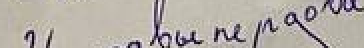
#> input picture train/img_0000_frag_0000.png, 182 x 24 px (shown 2 times larger); its folder holds only this picture in this run
$ python preproc.py
#> lines starting #> are read from the running program, lines starting #| are printed output that depends on the picture; after the words box and inside, x2 and y2 are one past the last pixel; in counts of white or black regions, pixels touching at a corner belong together
from PIL import Image, ImageOps, ImageEnhance, ImageFilter
import os
import numpy as np


def preprocess_images(
        input_folder: str,
        output_folder: str,
        resize: tuple = None,
        grayscale: bool = False,
        contrast: float = 1.0,
        brightness: float = 1.0,
        sharpness: float = 1.0,
        border: int = 0,
        threshold: int = -1,
        denoise: bool = False,
        filename_prefix: str = 'prep_'
):
    """
    Предобрабатывает изображения в папке с заданными параметрами

    Параметры:
    input_folder - папка с исходными изображениями
    output_folder - папка для сохранения обработанных изображений
    resize - новый размер (ширина, высота) или None
    grayscale - конвертировать в оттенки серого (True/False)
    contrast - коэффициент контрастности (0.0-3.0)
    brightness - коэффициент яркости (0.0-3.0)
    sharpness - коэффициент резкости (0.0-3.0)
    border - размер белой рамки в пикселях
    threshold - порог бинаризации (0-255), -1 = не применять
    denoise - применять удаление шумов (True/False)
    filename_prefix - префикс для имен новых файлов
    """
#> called with input_folder = 'train', output_folder = 'train_prep', grayscale = True, contrast = 1.5, brightness = 1.4, sharpness = 2, border = 16, threshold = 180
    # Создаем папку для результатов, если ее нет
    os.makedirs(output_folder, exist_ok=True)

    # Проверка корректности параметров
    if contrast < 0 or contrast > 3:
        raise ValueError("Контрастность должна быть между 0.0 и 3.0")

    if brightness < 0 or brightness > 3:
        raise ValueError("Яркость должна быть между 0.0 и 3.0")

    if sharpness < 0 or sharpness > 3:
        raise ValueError("Резкость должна быть между 0.0 и 3.0")

    if border < 0 or border > 100:
        raise ValueError("Размер рамки должен быть между 0 и 100 пикселями")

    if threshold not in range(-1, 256):
        raise ValueError("Порог бинаризации должен быть между 0 и 255 или -1")

    # Обработка всех изображений в папке
    for filename in os.listdir(input_folder):
        if filename.lower().endswith(('.png', '.jpg', '.jpeg', '.bmp')):
            # Загрузка изображения
            img_path = os.path.join(input_folder, filename)
            image = Image.open(img_path)
#> image is the input picture: PIL image 182x24 RGB; mean R, G, B 179.5, 173.1, 166.8

            # Конвертация в RGB для обработки
            if image.mode != 'RGB':
                image = image.convert('RGB')

            # Изменение размера
            if resize is not None:
                image = image.resize(resize, resample=Image.LANCZOS)

            # Конвертация в оттенки серого
            if grayscale:
                image = image.convert('L')
#> image: PIL image 182x24 L

            # Управление контрастностью
            if contrast != 1.0:
                enhancer = ImageEnhance.Contrast(image)
                image = enhancer.enhance(contrast)
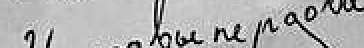
#> image: PIL image 182x24 L (shown 2 times larger); min 0, max 255, mean 175.7

            # Управление яркостью
            if brightness != 1.0:
                enhancer = ImageEnhance.Brightness(image)
                image = enhancer.enhance(brightness)
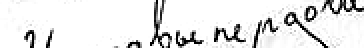
#> image: PIL image 182x24 L (shown 2 times larger); min 0, max 255, mean 230.3

            # Управление резкостью
            if sharpness != 1.0:
                enhancer = ImageEnhance.Sharpness(image)
                image = enhancer.enhance(sharpness)
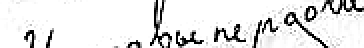
#> image: PIL image 182x24 L (shown 2 times larger); min 0, max 255, mean 229.4

            # Добавление рамки
            if border > 0:
                image = ImageOps.expand(image, border=border, fill='white')
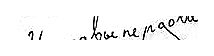
#> image: PIL image 214x56 L; min 0, max 255, mean 245.7

            # Бинаризация (черно-белое преобразование)
            if threshold > -1:
                if image.mode != 'L':
                    image = image.convert('L')
                image = image.point(lambda p: 255 if p > threshold else 0)
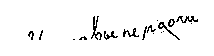
#> image: PIL image 214x56 L; 96% white; black in thin lines or dots, all inside (x1, y1, x2, y2) = (28, 16, 198, 40)

            # Удаление шумов
            if denoise:
                image = image.filter(ImageFilter.MedianFilter(size=3))

            # Сохранение результата
            new_filename = f"{filename_prefix}{filename}"
            output_path = os.path.join(output_folder, new_filename)

            # Сохраняем в том же формате, что оригинал
            if filename.lower().endswith('.png'):
                image.save(output_path, format='PNG')
            else:
                image.save(output_path, format='JPEG', quality=95)

            print(f"Обработано: {filename} -> {new_filename}")


# Пример использования
if __name__ == "__main__":
    # Настройки препроцессинга (можно менять)
    INPUT_FOLDER = "train"  # Папка с исходными изображениями
    OUTPUT_FOLDER = "train_prep"  # Папка для обработанных изображений
    RESIZE = None  # Новый размер или None
    GRAYSCALE = True  # Конвертировать в оттенки серого
    CONTRAST = 1.5 # Усиление контрастности
    BRIGHTNESS = 1.4 # Усиление яркости
    SHARPNESS = 2.0 # Усиление резкости
    BORDER = 16 # Размер белой рамки
    THRESHOLD = 180 # Порог бинаризации (-1 = не применять)
    DENOISE = False  # Удалить шумы
    FILENAME_PREFIX = ""  # Префикс для новых файлов

    preprocess_images(
        input_folder=INPUT_FOLDER,
        output_folder=OUTPUT_FOLDER,
        resize=RESIZE,
        grayscale=GRAYSCALE,
        contrast=CONTRAST,
        brightness=BRIGHTNESS,
        sharpness=SHARPNESS,
        border=BORDER,
        threshold=THRESHOLD,
        denoise=DENOISE,
        filename_prefix=FILENAME_PREFIX
    )

$ run again, on train/img_0000_frag_0005.png
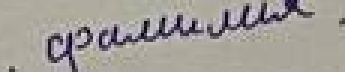
#> input picture train/img_0000_frag_0005.png, 115 x 24 px (shown 3 times larger)
#> in preprocess_images, image is the input picture: PIL image 115x24 RGB; mean R, G, B 162.2, 157.6, 152.4
#> in preprocess_images, `image = enhancer.enhance(sharpness)`:
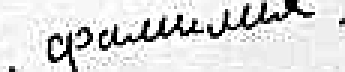
#> image: PIL image 115x24 L (shown 3 times larger); min 0, max 255, mean 218.7
#> in preprocess_images, `image = image.point(lambda p: 255 if p > threshold else 0)`:
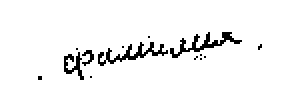
#> image: PIL image 147x56 L (shown 2 times larger); 95.8% white; black in thin lines or dots, all inside (x1, y1, x2, y2) = (19, 16, 131, 40)

$ run again, on train/img_0000_frag_0006.png
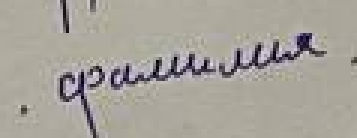
#> input picture train/img_0000_frag_0006.png, 119 x 46 px (shown 3 times larger)
#> in preprocess_images, image is the input picture: PIL image 119x46 RGB; mean R, G, B 166.7, 162.4, 154.4
#> in preprocess_images, `image = ImageOps.expand(image, border=border, fill='white')`:
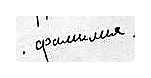
#> image: PIL image 151x78 L; min 0, max 255, mean 241.5
#> in preprocess_images, `image = image.point(lambda p: 255 if p > threshold else 0)`:
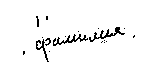
#> image: PIL image 151x78 L; 96.5% white; black in thin lines or dots, all inside (x1, y1, x2, y2) = (23, 16, 135, 62)
